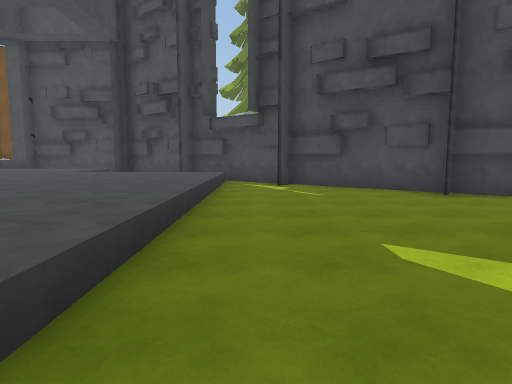
View 1 (above)

12 first-person views from a walk through a scene from a Unity 3-D project. The camera is 1.5 m above the floor, tilts 6° down and sees 75° across. The floor is counted in squares, 2 m on a side. Each view is taken from the middle of a square. On the plan, view 1 faces up. The plan holds only what a view shows up to about 11 squares ahead; the rest is blank. The place goes on beyond the plan. The player is left out.

View 2
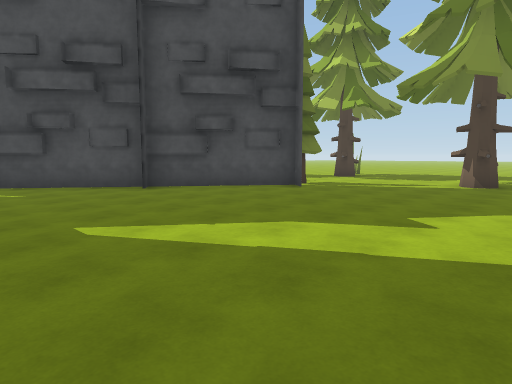

View 3
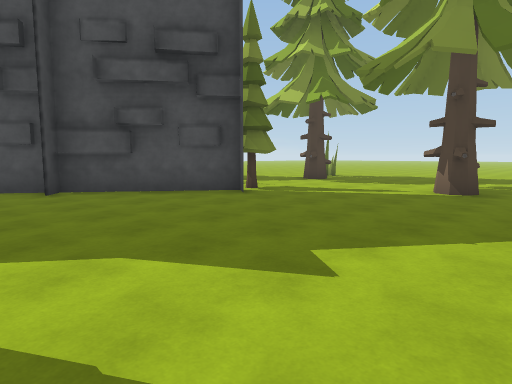

View 4
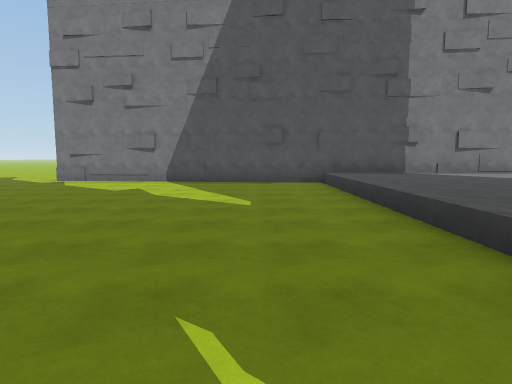

View 5
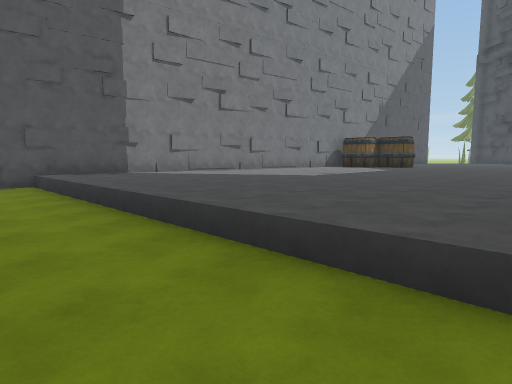

View 6
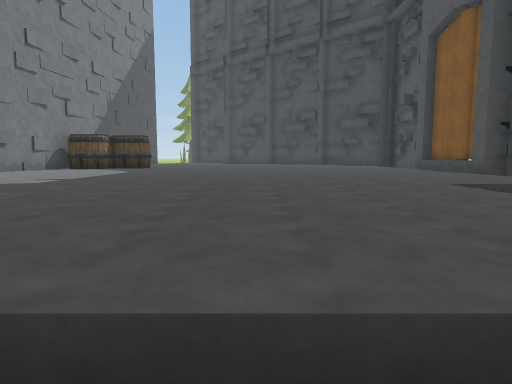

View 7
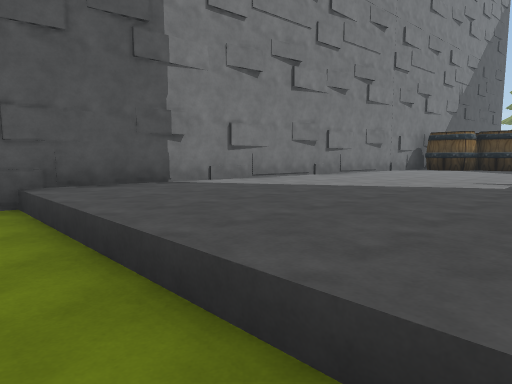

View 8
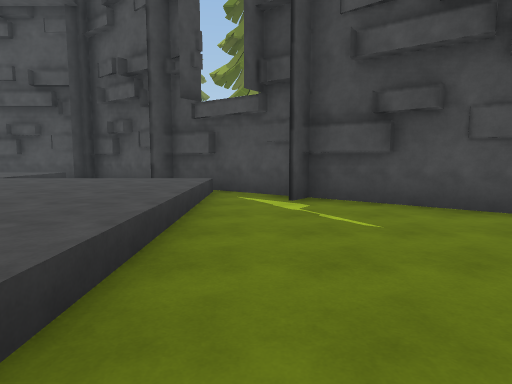

View 9
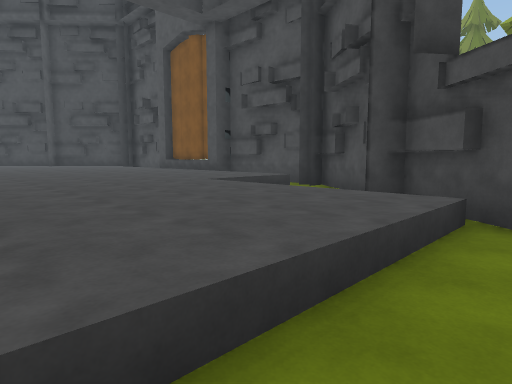

View 10
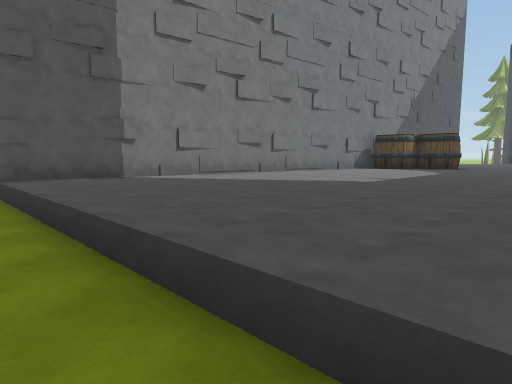

View 11
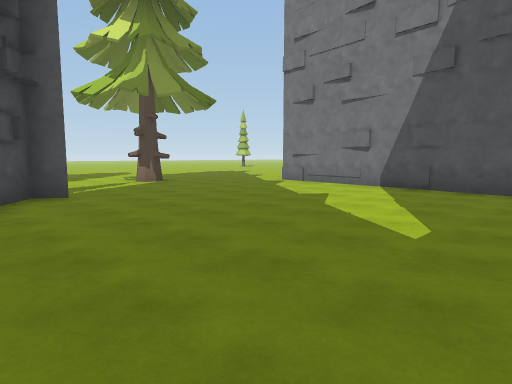

View 12
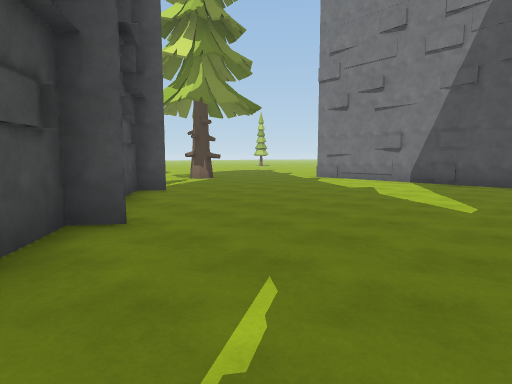

### Floor plan
Points are (right, up) in squares from view 1. A wall is a line through its corners. A room is listed if a view was taken in it or the views show most of it. See-through windows are left out.
Room 1 (views 1, 2, 3, 4, 5, 6, 7, 8, 9, 10, 11, 12)
walls: (6.7, 4.1) (7.1, 4.6) (-0.3, 10.1); (4.1, 6.9) (3.6, 6.3); (1, 9.2) (0.6, 8.6); (-1.2, -1.7) (7.3, -2.6)
low walls: (-0.9, 10.2) (-0.9, -1.8)
ways out: opening at (8, -3)
objects: tree (8, 5)

Positions as (right, up) in squares from view 1, and headings:
1: (0, 0), facing up
2: (0, -1), facing up-right
3: (2, -1), facing up-right
4: (1, 8), facing down
5: (1, 8), facing down-left
6: (0, 7), facing left
7: (0, 4), facing down-left
8: (0, 3), facing up
9: (0, 6), facing up-left
10: (0, 6), facing down-left
11: (0, 6), facing down-right
12: (0, 8), facing down-right
